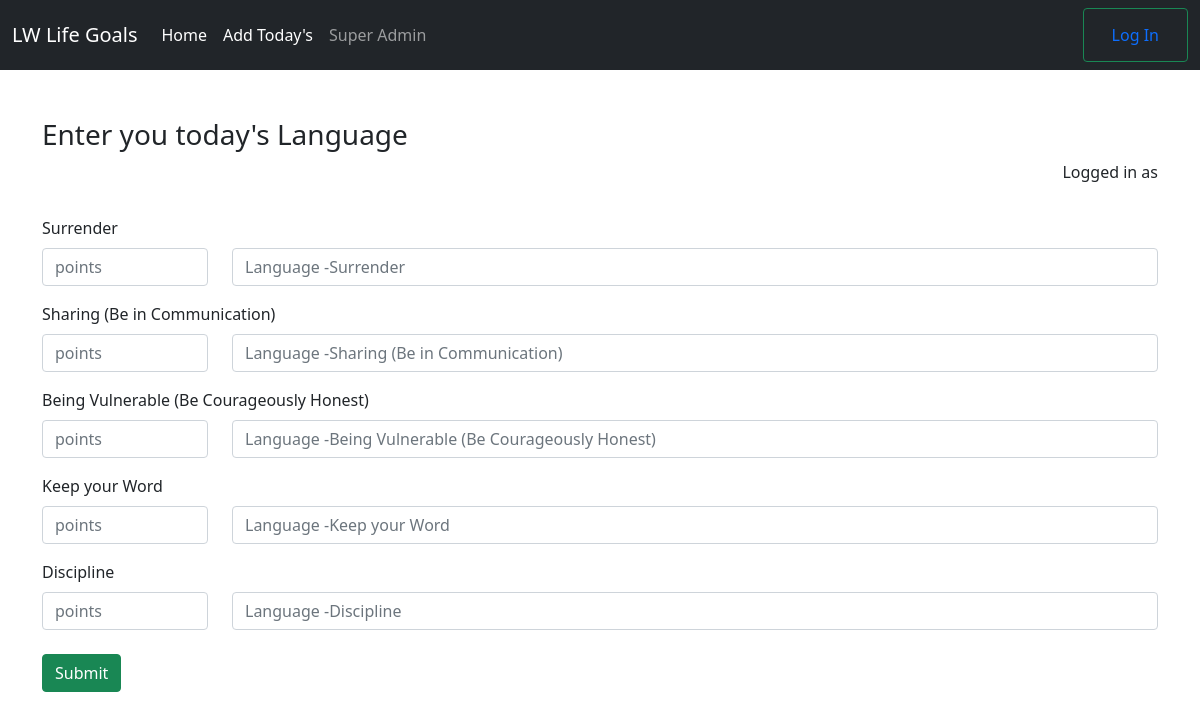
The app's page /create-today/ with its own data.
### lwlife/models.py (models this page shows, shortened)
class Question(models.Model):
    ques = models.CharField(max_length=200, null=False)
    description = models.TextField(null=True, blank=True)
    ques_time = models.DateTimeField(auto_now_add=True)

### lwlife/views.py (the view, shortened to what this page needs)
# urls.py: path('create-today/', views.custom_form, name="create-today"),
def custom_form(request):
    my_ques = Question.objects.all()
    print(my_ques[0].question)
    context = {
        "que": my_ques
    }
    return render(request,'lwlife/custom-page.html',context)

### templates/lwlife/custom-page.html (shortened to what this page needs)
{%extends 'lwlife/index.html'%}
{%block body%}
<div class="container my-5 py-10">
    <h3>Enter you today's Language</h3>
    <p align="right">Logged in as {{user.get_full_name}}</p>
    <form action="" method='post' class=''>
        {% for q in que %}
        <div class="row">
            <label for="formGroupExampleInput" class="form-label mt-3">{{q.ans}}{{q.ques}}</label>
            <div class="col-2">
                <input type="number" class="form-control" name="{{q.id}}-points" placeholder="points" min="0" max="10">
            </div>
            <div class="col-10">
                <input type="text" class="form-control" name="{{q.id}}-language" placeholder="Language -{{q.ques}}" aria-label="Language">
            </div>
        </div>
        {%endfor%}
        <button type="submit" class="btn btn-success my-4">Submit</button>
    </form>
</div>
{%endblock body%}

### records on screen
Question: ques "Surrender", ques "Language -Surrender"
Question: ques "Sharing (Be in Communication)", ques "Language -Sharing (Be in Communication)"
Question: ques "Being Vulnerable (Be Courageously Honest)", ques "Language -Being Vulnerable (Be Courageously Honest)"
Question: ques "Keep your Word", ques "Language -Keep your Word"
Question: ques "Discipline", ques "Language -Discipline"
